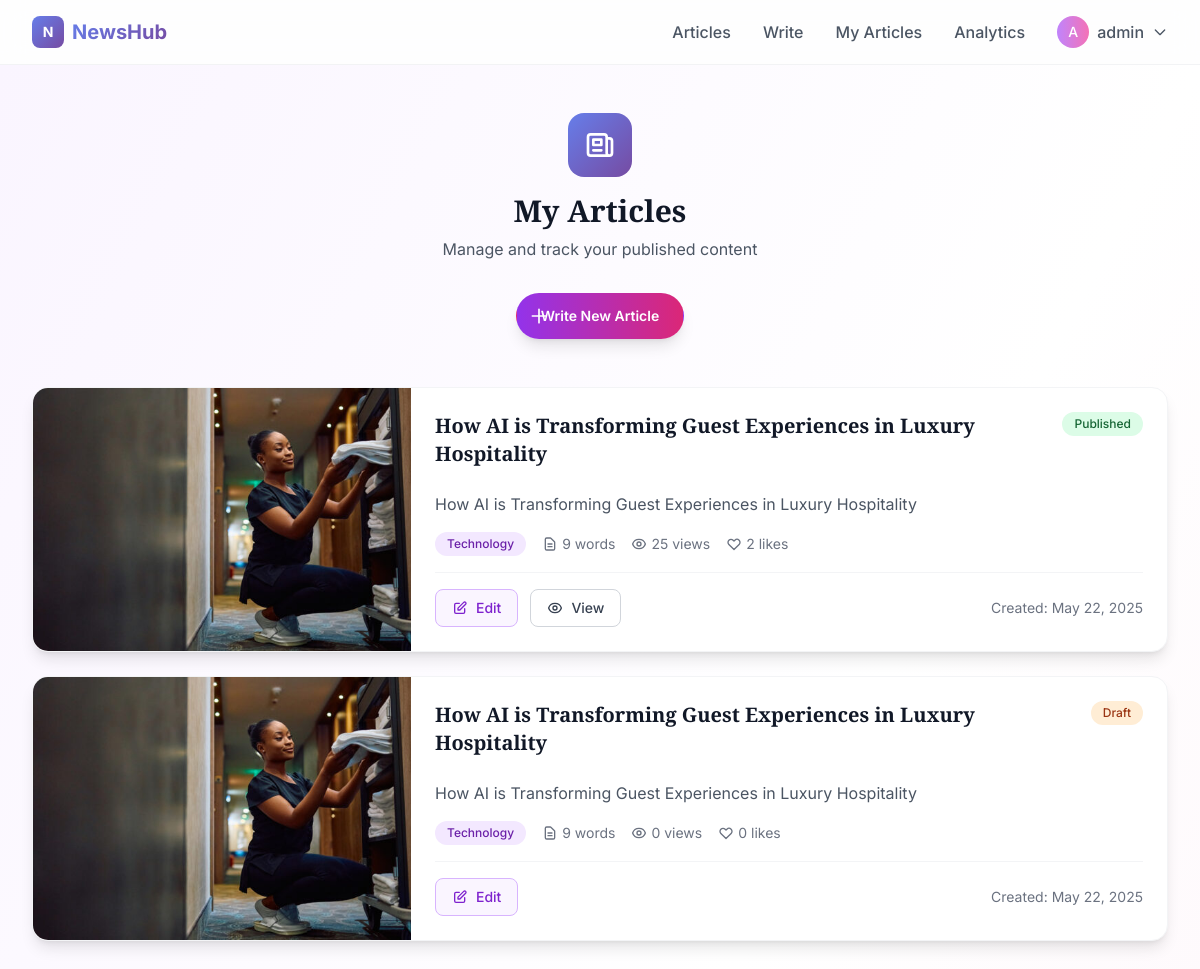
/articles/my-articles/ (signed in), run on the app's committed database.
### articles/models.py (models this page shows, shortened)
class Article(models.Model):
    STATUS_CHOICES = [
        ('draft', 'Draft'),
        ('published', 'Published'),
        ('archived', 'Archived'),
    ]
    title = models.CharField(max_length=200)
    slug = models.SlugField(max_length=200, unique=True, blank=True)
    subtitle = models.CharField(max_length=250, blank=True)
    content = models.TextField()
    excerpt = models.TextField(max_length=500, blank=True)
    featured_image = models.ImageField(upload_to='articles/', blank=True, null=True)
    author = models.ForeignKey(User, on_delete=models.CASCADE, related_name='articles')
    category = models.ForeignKey(Category, on_delete=models.SET_NULL, null=True, blank=True)
    tags = models.CharField(max_length=200, blank=True, help_text="Comma-separated tags")
    status = models.CharField(max_length=20, choices=STATUS_CHOICES, default='draft')
    created_at = models.DateTimeField(auto_now_add=True)
    updated_at = models.DateTimeField(auto_now=True)
    published_at = models.DateTimeField(null=True, blank=True)
    view_count = models.PositiveIntegerField(default=0)
    like_count = models.PositiveIntegerField(default=0)
    comment_count = models.PositiveIntegerField(default=0)
    reading_time = models.PositiveIntegerField(default=0, help_text="Estimated reading time in minutes")
    word_count = models.PositiveIntegerField(default=0)
    class Meta:
        ordering = ['-created_at']
        indexes = [
            models.Index(fields=['status', '-created_at']),
            models.Index(fields=['category', '-created_at']),
            models.Index(fields=['author', '-created_at']),
        ]
    def get_absolute_url(self):
        return reverse('article_detail', kwargs={'slug': self.slug})

class Category(models.Model):
    name = models.CharField(max_length=100, unique=True)
    slug = models.SlugField(max_length=100, unique=True, blank=True)
    description = models.TextField(blank=True)
    created_at = models.DateTimeField(auto_now_add=True)
    class Meta:
        verbose_name_plural = "Categories"
        ordering = ['name']

### articles/views.py (the view)
# urls.py: path('my-articles/', views.my_articles, name='my_articles'),
@login_required
def my_articles(request):
    articles = Article.objects.filter(author=request.user).order_by('-created_at')
    paginator = Paginator(articles, 10)
    page_number = request.GET.get('page')
    articles = paginator.get_page(page_number)
    return render(request, 'articles/my_articles.html', {'articles': articles})

### templates/articles/my_articles.html (shortened to what this page needs)
{% extends 'base.html' %}
{% block content %}
<div class="min-h-screen bg-gradient-to-br from-purple-50 via-white to-pink-50 py-12 px-4 sm:px-6 lg:px-8">
    <div class="max-w-6xl mx-auto">
        <div class="text-center mb-12">
            <div class="flex justify-center mb-4">
                <div class="w-16 h-16 gradient-bg rounded-2xl flex items-center justify-center">
                    <svg class="w-8 h-8 text-white" fill="none" stroke="currentColor" viewBox="0 0 24 24">
                        <path stroke-linecap="round" stroke-linejoin="round" stroke-width="2" d="M19 20H5a2 2 0 01-2-2V6a2 2 0 012-2h10a2 2 0 012 2v1m2 13a2 2 0 01-2-2V7m2 13a2 2 0 002-2V9a2 2 0 00-2-2h-2m-4-3H9M7 16h6M7 8h6v4H7V8z"></path>
                    </svg>
                </div>
            </div>
            <h1 class="text-3xl font-display font-bold text-gray-900 mb-2">
                My Articles
            </h1>
            <p class="text-gray-600 mb-8">
                Manage and track your published content
            </p>
            <a href="{% url 'article_create' %}" class="group relative inline-flex justify-center py-3 px-6 border border-transparent text-sm font-semibold rounded-full text-white bg-gradient-to-r from-purple-600 to-pink-600 hover:from-purple-700 hover:to-pink-700 focus:outline-none focus:ring-2 focus:ring-offset-2 focus:ring-purple-500 transition-all duration-200 shadow-lg hover:shadow-xl hover:scale-105">
                <span class="absolute left-0 inset-y-0 flex items-center pl-3">
                    <svg class="h-5 w-5 text-white group-hover:text-white" fill="none" stroke="currentColor" viewBox="0 0 24 24">
                        <path stroke-linecap="round" stroke-linejoin="round" stroke-width="2" d="M12 4v16m8-8H4"></path>
                    </svg>
                </span>
                Write New Article
            </a>
        </div>
        {% if articles %}
            <div class="space-y-6">
                {% for article in articles %}
                    <div class="bg-white rounded-2xl shadow-lg border border-gray-100 overflow-hidden card-hover">
                        <div class="md:flex">
                            {% if article.featured_image %}
                                <div class="md:w-1/3">
                                    <div class="h-48 md:h-full bg-cover bg-center" style="background-image: url('{{ article.featured_image.url }}');">
                                    </div>
                                </div>
                            {% endif %}
                            <div class="{% if article.featured_image %}md:w-2/3{% else %}w-full{% endif %} p-6 flex flex-col justify-between">
                                <div>
                                    <div class="flex items-start justify-between mb-4">
                                        <h2 class="text-xl font-display font-bold text-gray-900 mb-2 flex-1">
                                            {% if article.status == 'published' %}
                                                <a href="{{ article.get_absolute_url }}" class="hover:text-purple-600 transition-colors">
                                                    {{ article.title }}
                                                </a>
                                            {% else %}
                                                {{ article.title }}
                                            {% endif %}
                                        </h2>
                                        <span class="ml-4 inline-flex items-center px-3 py-1 rounded-full text-xs font-medium
                                            {% if article.status == 'published' %}bg-green-100 text-green-800
                                            {% elif article.status == 'draft' %}bg-orange-100 text-orange-800
                                            {% else %}bg-gray-100 text-gray-800{% endif %}">
                                            {{ article.get_status_display }}
                                        </span>
                                    </div>
                                    {% if article.excerpt %}
                                        <p class="text-gray-600 mb-4 line-clamp-2">{{ article.excerpt }}</p>
                                    {% endif %}
                                    <div class="flex flex-wrap items-center gap-4 mb-4">
                                        {% if article.category %}
                                            <span class="inline-flex items-center px-3 py-1 rounded-full text-xs font-medium bg-purple-100 text-purple-800">
                                                {{ article.category.name }}
                                            </span>
                                        {% endif %}
                                        <div class="flex items-center space-x-4 text-sm text-gray-500">
                                            <span class="flex items-center">
                                                <svg class="w-4 h-4 mr-1" fill="none" stroke="currentColor" viewBox="0 0 24 24">
                                                    <path stroke-linecap="round" stroke-linejoin="round" stroke-width="2" d="M9 12h6m-6 4h6m2 5H7a2 2 0 01-2-2V5a2 2 0 012-2h5.586a1 1 0 01.707.293l5.414 5.414a1 1 0 01.293.707V19a2 2 0 01-2 2z"></path>
                                                </svg>
                                                {{ article.word_count }} words
                                            </span>
                                            <span class="flex items-center">
                                                {{ article.view_count }} views
                                            </span>
                                            <span class="flex items-center">
                                                <svg class="w-4 h-4 mr-1" fill="none" stroke="currentColor" viewBox="0 0 24 24">
                                                    <path stroke-linecap="round" stroke-linejoin="round" stroke-width="2" d="M4.318 6.318a4.5 4.5 0 000 6.364L12 20.364l7.682-7.682a4.5 4.5 0 00-6.364-6.364L12 7.636l-1.318-1.318a4.5 4.5 0 00-6.364 0z"></path>
                                                </svg>
                                                {{ article.like_count }} likes
                                            </span>
                                        </div>
                                    </div>
                                </div>
                                <div class="flex flex-col sm:flex-row sm:items-center sm:justify-between pt-4 border-t border-gray-100">
                                    <div class="flex items-center space-x-3 mb-3 sm:mb-0">
                                        <a href="{% url 'article_edit' article.slug %}" class="inline-flex items-center px-4 py-2 border border-purple-300 text-sm font-medium rounded-lg text-purple-700 bg-purple-50 hover:bg-purple-100 transition-colors">
                                            <svg class="w-4 h-4 mr-2" fill="none" stroke="currentColor" viewBox="0 0 24 24">
                                                <path stroke-linecap="round" stroke-linejoin="round" stroke-width="2" d="M11 5H6a2 2 0 00-2 2v11a2 2 0 002 2h11a2 2 0 002-2v-5m-1.414-9.414a2 2 0 112.828 2.828L11.828 15H9v-2.828l8.586-8.586z"></path>
                                            </svg>
                                            Edit
                                        </a>
                                        {% if article.status == 'published' %}
                                            <a href="{{ article.get_absolute_url }}" class="inline-flex items-center px-4 py-2 border border-gray-300 text-sm font-medium rounded-lg text-gray-700 bg-white hover:bg-gray-50 transition-colors">
                                                View
                                            </a>
                                        {% endif %}
                                    </div>
                                    <div class="text-sm text-gray-500">
                                        <div>Created: {{ article.created_at|date:"M d, Y" }}</div>
                                    </div>
                                </div>
                            </div>
                        </div>
                    </div>
                {% endfor %}
            </div>
        {% endif %}
    </div>
</div>
{% endblock %}

### templates/base.html (shortened to what this page needs)
<!DOCTYPE html>
<html lang="en">
<head>
    <script src="https://cdn.tailwindcss.com"></script>
</head>
<body class="bg-gray-50 text-gray-900 min-h-screen">
    <nav class="bg-white/80 backdrop-blur-md border-b border-gray-200/50 sticky top-0 z-50">
        <div class="max-w-7xl mx-auto px-4 sm:px-6 lg:px-8">
            <div class="flex justify-between items-center h-16">
                <div class="flex items-center">
                    <a href="{% url 'home' %}" class="flex items-center space-x-2">
                        <div class="w-8 h-8 gradient-bg rounded-lg flex items-center justify-center">
                            <span class="text-white font-bold text-sm">N</span>
                        </div>
                        <span class="text-xl font-bold gradient-text">NewsHub</span>
                    </a>
                </div>
                <div class="hidden md:flex items-center space-x-8">
                    <a href="{% url 'article_list' %}" class="text-gray-600 hover:text-purple-600 font-medium transition-colors">
                        Articles
                    </a>
                    {% if user.is_authenticated %}
                        <a href="{% url 'article_create' %}" class="text-gray-600 hover:text-purple-600 font-medium transition-colors">
                            Write
                        </a>
                        <a href="{% url 'my_articles' %}" class="text-gray-600 hover:text-purple-600 font-medium transition-colors">
                            My Articles
                        </a>
                        <a href="{% url 'analytics_dashboard' %}" class="text-gray-600 hover:text-purple-600 font-medium transition-colors">
                            Analytics
                        </a>
                        <div class="relative group">
                            <button class="flex items-center space-x-2 text-gray-600 hover:text-purple-600 font-medium">
                                <div class="w-8 h-8 bg-gradient-to-r from-purple-400 to-pink-400 rounded-full flex items-center justify-center">
                                    <span class="text-white text-sm font-medium">
                                        {{ user.first_name.0|default:user.username.0|upper }}
                                    </span>
                                </div>
                                <span>{{ user.first_name|default:user.username }}</span>
                                <svg class="w-4 h-4" fill="none" stroke="currentColor" viewBox="0 0 24 24">
                                    <path stroke-linecap="round" stroke-linejoin="round" stroke-width="2" d="M19 9l-7 7-7-7"></path>
                                </svg>
                            </button>
                        </div>
                    {% endif %}
                </div>
            </div>
        </div>
    </nav>
    <main class="min-h-screen">
        {% block content %}
        {% endblock %}
    </main>
</body>
</html>

### templates/base.html (style rules this page uses)
body { font-family: 'Inter', sans-serif; }
.font-display { font-family: 'Playfair Display', serif; }
* { transition: all 0.2s ease; }
.gradient-bg { background: linear-gradient(135deg, #667eea 0%, #764ba2 100%); }
.gradient-text { background: linear-gradient(135deg, #667eea 0%, #764ba2 100%); -webkit-background-clip: text; -webkit-text-fill-color: transparent; background-clip: text; }
.card-hover { transition: all 0.3s cubic-bezier(0.4, 0, 0.2, 1); }

### templates/articles/my_articles.html (style rules this page uses)
.line-clamp-2 { display: -webkit-box; -webkit-line-clamp: 2; -webkit-box-orient: vertical; overflow: hidden; }

### data on the page
Article: featured_image (picture), title "How AI is Transforming Guest Experiences in Luxury Hospitality", status "Published", excerpt "How AI is Transforming Guest Experiences in Luxury Hospitality", category.name "Technology", word_count "9", view_count "25", like_count "2", created_at "May 22, 2025"
Article: featured_image (picture), title "How AI is Transforming Guest Experiences in Luxury Hospitality", status "Draft", excerpt "How AI is Transforming Guest Experiences in Luxury Hospitality", category.name "Technology", word_count "9", view_count "0", like_count "0", created_at "May 22, 2025"

### other printed values
{{ user.first_name.0|default:user.username.0|upper }} "A"
{{ user.first_name|default:user.username }} "admin"
